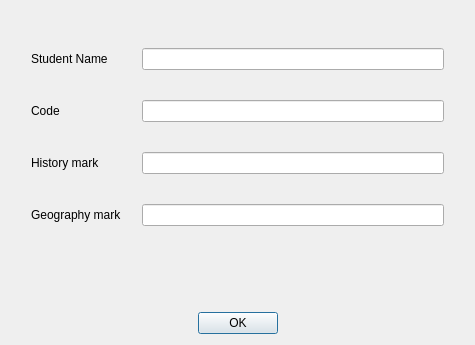
<?xml version="1.0" encoding="UTF-8"?>
<ui version="4.0">
 <class>Dialog</class>
 <widget class="QDialog" name="Dialog">
  <property name="geometry">
   <rect>
    <x>0</x>
    <y>0</y>
    <width>475</width>
    <height>345</height>
   </rect>
  </property>
  <property name="windowTitle">
   <string>Dialog</string>
  </property>
  <layout class="QGridLayout" name="gridLayout">
   <item row="1" column="0">
    <spacer name="horizontalSpacer">
     <property name="orientation">
      <enum>Qt::Horizontal</enum>
     </property>
     <property name="sizeHint" stdset="0">
      <size>
       <width>40</width>
       <height>20</height>
      </size>
     </property>
    </spacer>
   </item>
   <item row="1" column="1">
    <widget class="QPushButton" name="btnOK">
     <property name="text">
      <string>OK</string>
     </property>
    </widget>
   </item>
   <item row="1" column="2">
    <spacer name="horizontalSpacer_2">
     <property name="orientation">
      <enum>Qt::Horizontal</enum>
     </property>
     <property name="sizeHint" stdset="0">
      <size>
       <width>40</width>
       <height>20</height>
      </size>
     </property>
    </spacer>
   </item>
   <item row="0" column="0" colspan="3">
    <layout class="QFormLayout" name="formLayout">
     <property name="sizeConstraint">
      <enum>QLayout::SetDefaultConstraint</enum>
     </property>
     <property name="fieldGrowthPolicy">
      <enum>QFormLayout::AllNonFixedFieldsGrow</enum>
     </property>
     <property name="formAlignment">
      <set>Qt::AlignCenter</set>
     </property>
     <property name="horizontalSpacing">
      <number>20</number>
     </property>
     <property name="verticalSpacing">
      <number>30</number>
     </property>
     <property name="leftMargin">
      <number>20</number>
     </property>
     <property name="topMargin">
      <number>20</number>
     </property>
     <property name="rightMargin">
      <number>20</number>
     </property>
     <property name="bottomMargin">
      <number>20</number>
     </property>
     <item row="0" column="0">
      <widget class="QLabel" name="studentNameLabel">
       <property name="text">
        <string>Student Name</string>
       </property>
      </widget>
     </item>
     <item row="0" column="1">
      <widget class="QLineEdit" name="studentNameLineEdit"/>
     </item>
     <item row="1" column="0">
      <widget class="QLabel" name="codeLabel">
       <property name="text">
        <string>Code</string>
       </property>
      </widget>
     </item>
     <item row="1" column="1">
      <widget class="QLineEdit" name="studentCodeLineEdit"/>
     </item>
     <item row="2" column="0">
      <widget class="QLabel" name="historyMarkLabel">
       <property name="text">
        <string>History mark</string>
       </property>
      </widget>
     </item>
     <item row="2" column="1">
      <widget class="QLineEdit" name="historyMarkLineEdit"/>
     </item>
     <item row="3" column="0">
      <widget class="QLabel" name="geographyMarkLabel">
       <property name="text">
        <string>Geography mark</string>
       </property>
      </widget>
     </item>
     <item row="3" column="1">
      <widget class="QLineEdit" name="geographyMarkLineEdit"/>
     </item>
     <item row="4" column="0" colspan="2">
      <widget class="QLabel" name="studentInfoLabel">
       <property name="text">
        <string/>
       </property>
      </widget>
     </item>
    </layout>
   </item>
  </layout>
 </widget>
 <resources/>
 <connections/>
</ui>
